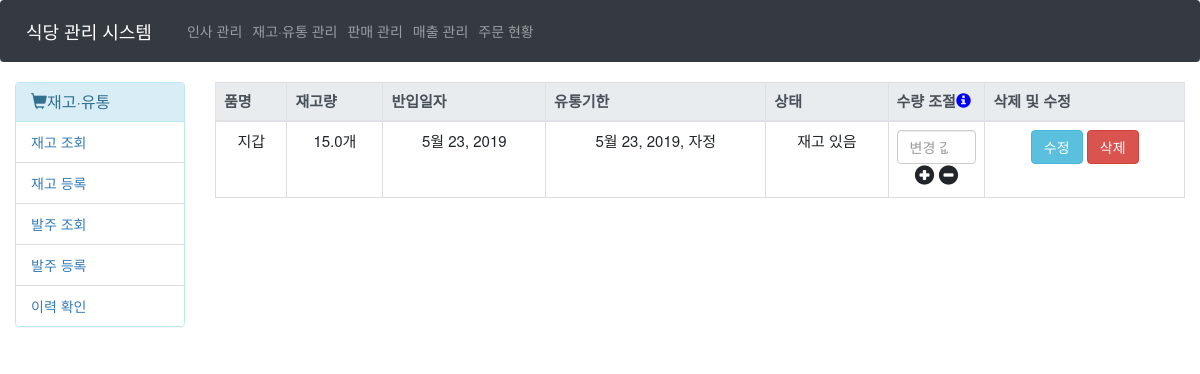
/Stock/Inquiry/, run on an earlier commit of the app's database.
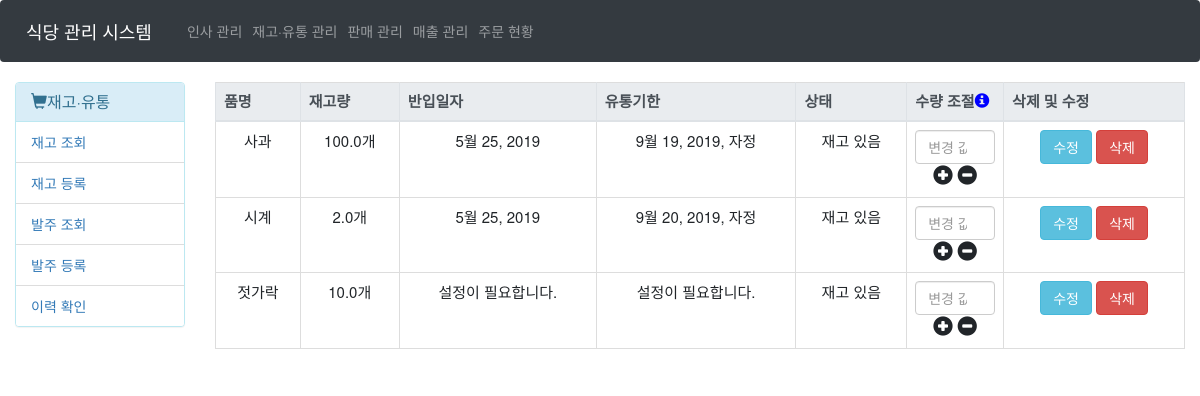
And on a later commit of the database.
### Main/models.py (models this page shows, shortened)
class Stock(models.Model):
    class Meta:
        verbose_name = '재고'
        verbose_name_plural = '재고'
    s_name = models.CharField(max_length=30, verbose_name="재고명")
    s_count = models.FloatField(verbose_name='재고량', default=0)
    s_unit = models.CharField(max_length=10, verbose_name='단위', blank=True, null=True)
    s_incoming_at = models.DateField(verbose_name='반입일자', null=True, blank=True)
    s_status = models.BooleanField(verbose_name='상태', default=True)
    s_caution_num = models.PositiveIntegerField(verbose_name="경고 수량", null=True, blank=True)
    s_expire_at = models.DateTimeField(verbose_name='유통기한', null=True, blank=True)

### Main/views.py (the view)
# urls.py: path('Stock/Inquiry/', views.readItems, name="readItems"),
def readItems(request):
    try:
        Stocks = Stock.objects.all()
    except Exception as e:
        Stocks = None
    return render(request, 'Main/Stock/Stock_read_items.html', {
        'Stocks' : Stocks
    })

### Main/templates/Main/Stock/Stock_read_items.html (shortened to what this page needs)
{% extends 'Main/Stock/main.html' %}
{% block content %}
    <table class="table table-bordered text-center">
    <thead class="thead thead-light">
        <th>품명</th>
        <th>재고량</th>
        <th>반입일자</th>
        <th>유통기한</th>
        <th>상태</th>
        <th style="width : 10%;">수량 조절<i id="tooltip" class="glyphicon glyphicon-info-sign" style="color : blue" title="기존 재고량에 재고를 쉽게 더하거나 뺄 수 있습니다."></i></th>
        <th>삭제 및 수정</th>
    </thead>
    <tbody>
    {% if Stocks %}
        {% for stock in Stocks %}
        <tr>
            <td>{{stock.s_name}}</td>
            <td id="count{{stock.pk}}">{{stock.s_count}}{{stock.s_unit}}</td>
            <td>{{stock.s_incoming_at|default_if_none:"설정이 필요합니다."}}</td>
            <td>{{stock.s_expire_at|default_if_none:"설정이 필요합니다."}}</td>
            {% if stock.s_status == True %}
                <td>재고 있음</td>
            {% else %}
                <td>소진</td>
            {% endif %}
            <td>
                <input id="value{{stock.pk}}" type="number" class="form-control" placeholder="변경 값">
                <i class="glyphicon glyphicon-plus-sign" style="font-size : 20px;" onclick="modifyValue(0, {{stock.s_count}}, {{stock.pk}})"></i>
                <i class="glyphicon glyphicon-minus-sign" style="font-size : 20px;" onclick="modifyValue(1, {{stock.s_count}}, {{stock.pk}})"></i>
            </td>
            <td>
                <form name="update" method="GET" action="{% url 'main:updateItem' stock.pk %}" style="display : inline;">
                    <input type="submit" class="btn btn-info" value="수정">
                </form>
                <form name="delete" method="POST" style="display : inline;">
                    <input type="button" class="btn btn-danger" value="삭제" onclick="isDelete({{stock.pk}});">
                </form>
            </td>
        </tr>
        {% endfor %}
    {% else %}
        <td colspan="8">등록된 재고가 없습니다.</td>
    {% endif %}
    </tbody>
    </table>
{% endblock %}

What changed in the data, as far as the page shows it:
removed Stock: s_name "지갑", s_count "15.0", s_unit "개", s_incoming_at "5월 23, 2019", s_expire_at "5월 23, 2019, 자정", s_status "재고 있음"
added Stock: s_name "사과", s_count "100.0", s_unit "개", s_incoming_at "5월 25, 2019", s_expire_at "9월 19, 2019, 자정", s_status "재고 있음"
added Stock: s_name "시계", s_count "2.0", s_unit "개", s_incoming_at "5월 25, 2019", s_expire_at "9월 20, 2019, 자정", s_status "재고 있음"
added Stock: s_name "젓가락", s_count "10.0", s_unit "개", s_incoming_at "설정이 필요합니다.", s_expire_at "설정이 필요합니다.", s_status "재고 있음"
